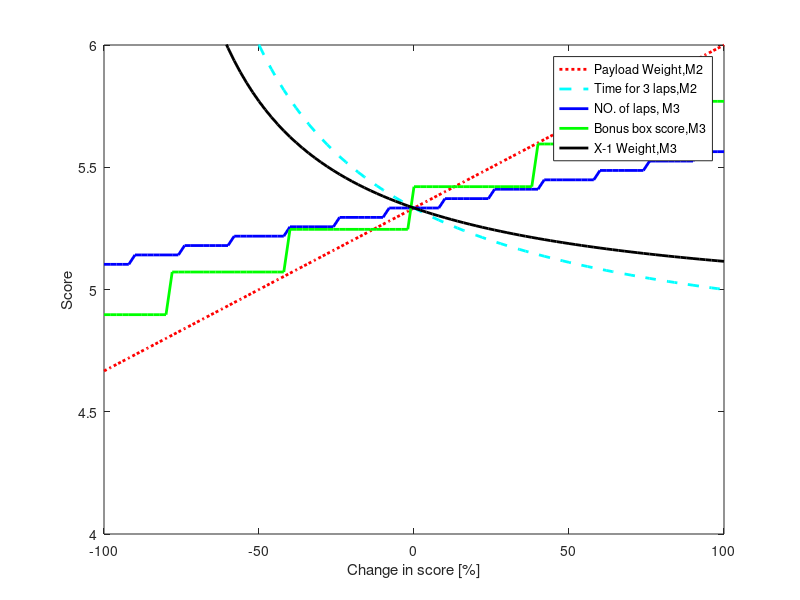
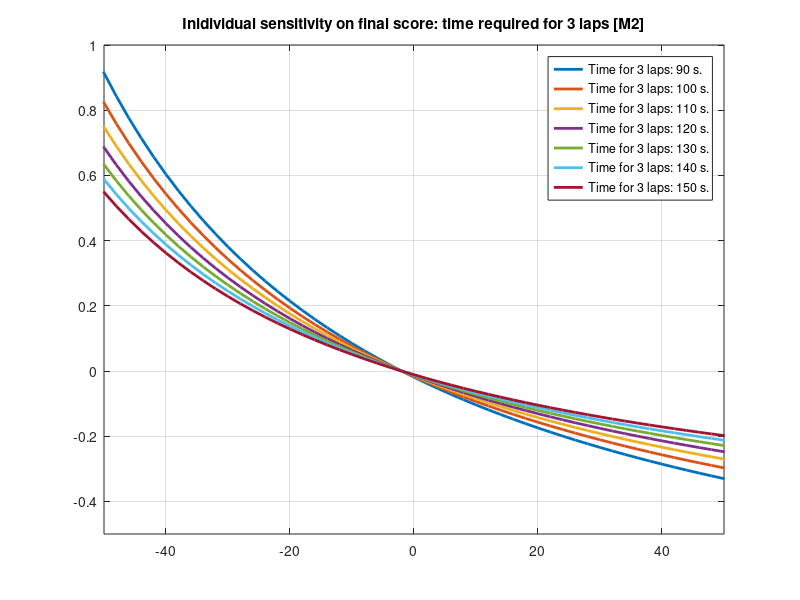
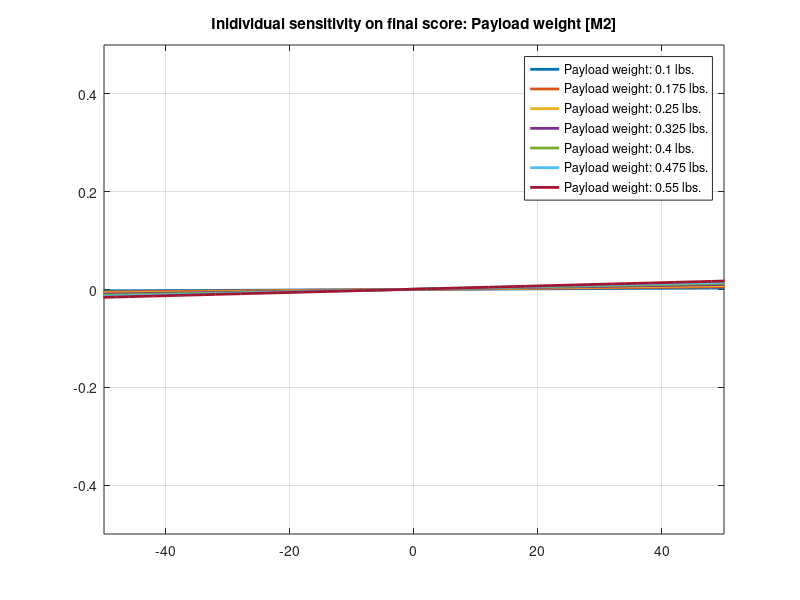

The MATLAB script that drew these images, in order:
% Sensitivity analysis
% Done by: Muhammad Rabay (a1810169)

clear all;
clc;

%% Set up

% Scoring parameters
W_p = 11; % [lbs], payload weight in pounds in M2
t_3l = 126; % [s], time to complete 3 laps in M2
M2N = W_p/t_3l; % personalised score
M2max = M2N*1.5; % max score for M2

M2N/M2max

N_L = 6; %   [-], number of laps in 5 minutes M3
B_b_score = 2.5; % [-], glider landing position from ejection, also called bonus box score in M3
W_X1 = 0.22; % [lbs], payload weight of glider in M3
M3N = N_L + (B_b_score/W_X1);
M3max = M3N*1.5; % assuming that our baseline would land us in ~67th percentile
change = linspace(-100,100,101); % labelling the change

%% Calculating the score based on the sensitivity

% varying payload weight
S_T_p = 4 + ((W_p.*(1+change./100))./t_3l)./(M2max) + M3N/M3max;

% varying time for 3 laps
S_T_t = 4 + ((W_p)./(t_3l.*(1+change./100)))./(M2max) + M3N/M3max;

% varying number of laps
S_T_N = 4 + M2N/M2max + (round(N_L.*(1+change./100)) + B_b_score/W_X1)./M3max;

% varying bonus box score
S_T_B = 4 + M2N/M2max+ ((N_L) + round(B_b_score.*(1+change./100))./W_X1)./M3max;

% varying glider weight
S_T_X1 = 4 + M2N/M2max+ ((N_L) + (B_b_score)./(W_X1.*(1+change./100)))./M3max;


%% plotting the sensitivity
figure()
linewidth = 2;
plot(change,S_T_p,':r','LineWidth',linewidth,'DisplayName','Payload Weight,M2');
hold on;
plot(change,S_T_t,'--c','LineWidth',linewidth,'DisplayName','Time for 3 laps,M2');
hold on
plot(change,S_T_N,'-b','LineWidth',linewidth,'DisplayName','NO. of laps, M3');
hold on;
plot(change,S_T_B,'-g','LineWidth',linewidth,'DisplayName','Bonus box score,M3');
hold on;
plot(change,S_T_X1,'-k','LineWidth',linewidth,'DisplayName','X-1 Weight,M3');
xlabel('Change in score [%]');
ylabel('Score');
ylim([4 6]);
legend;
hold on;


%% individual sensitvity mission 2 time scoring on the final score

T_3L = linspace(90,150,7);

% varying time for 3 laps
for i = 1:length(T_3L)
    time = (T_3L(i).*(1+change/100));
    S_M2_time = 1 + (W_p./time)./M2max;
    S_M3_time = 2 + M3N./M3max;
    S_T_time(i,:) = S_M2_time + S_M3_time;
end

for i = 1:length(T_3L)
delta_score_time(i,:) = S_T_time(i,:) - S_T_time(i,50);
end

figure()
hold on; box on; grid on;
for i = 1:length(T_3L)
plot(change,S_T_time(i,:) - S_T_time(i,50),'LineWidth',2,'DisplayName',['Time for 3 laps: ',num2str(T_3L(i)),' s.']);
hold on;
end
xlim([-50 50]);
ylim([-0.5 1]);
legend
title('Inidividual sensitivity on final score: time required for 3 laps [M2]')



%% individual sensitvity mission 2 time scoring on the final score

W_P = linspace(0.1,0.55,7);

% varying time for 3 laps
for i = 1:length(W_P)
    payload = (W_P(i).*(1+change/100));
    S_T_payload(i,:) = 1 + (payload./t_3l)./M2max + 2 + M3N./M3max;
end


figure()
hold on; box on; grid on;
for i = 1:length(T_3L)
plot(change,S_T_payload(i,:) - S_T_payload(i,50),'LineWidth',2,'DisplayName',['Payload weight: ',num2str(W_P(i)),' lbs.']);
hold on;
end
xlim([-50 50]);
ylim([-0.5 0.5]);
legend
title('Inidividual sensitivity on final score: Payload weight [M2]')
